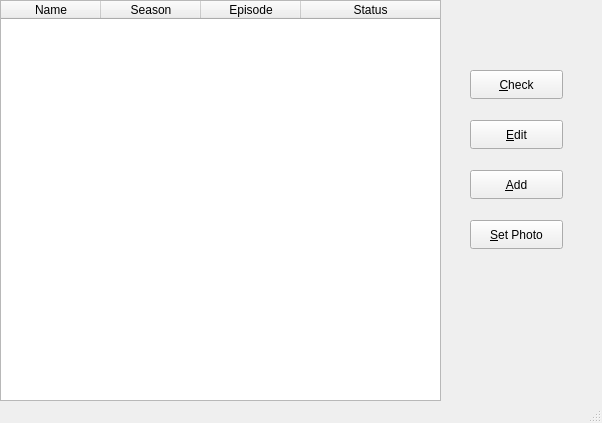
<?xml version="1.0" encoding="UTF-8"?>
<ui version="4.0">
 <class>MainWindow</class>
 <widget class="QMainWindow" name="MainWindow">
  <property name="geometry">
   <rect>
    <x>0</x>
    <y>0</y>
    <width>602</width>
    <height>423</height>
   </rect>
  </property>
  <property name="windowTitle">
   <string>MainWindow</string>
  </property>
  <widget class="QWidget" name="centralwidget">
   <widget class="QTableWidget" name="seriesTableWidget">
    <property name="geometry">
     <rect>
      <x>0</x>
      <y>0</y>
      <width>441</width>
      <height>401</height>
     </rect>
    </property>
    <property name="sizePolicy">
     <sizepolicy hsizetype="Maximum" vsizetype="Expanding">
      <horstretch>0</horstretch>
      <verstretch>0</verstretch>
     </sizepolicy>
    </property>
    <attribute name="horizontalHeaderCascadingSectionResizes">
     <bool>true</bool>
    </attribute>
    <attribute name="horizontalHeaderStretchLastSection">
     <bool>true</bool>
    </attribute>
    <attribute name="verticalHeaderCascadingSectionResizes">
     <bool>false</bool>
    </attribute>
    <column>
     <property name="text">
      <string>Name</string>
     </property>
    </column>
    <column>
     <property name="text">
      <string>Season</string>
     </property>
    </column>
    <column>
     <property name="text">
      <string>Episode</string>
     </property>
    </column>
    <column>
     <property name="text">
      <string>Status</string>
     </property>
    </column>
   </widget>
   <widget class="QPushButton" name="checkPushButton">
    <property name="geometry">
     <rect>
      <x>470</x>
      <y>70</y>
      <width>93</width>
      <height>29</height>
     </rect>
    </property>
    <property name="text">
     <string>&amp;Check</string>
    </property>
   </widget>
   <widget class="QPushButton" name="editPushButton">
    <property name="geometry">
     <rect>
      <x>470</x>
      <y>120</y>
      <width>93</width>
      <height>29</height>
     </rect>
    </property>
    <property name="text">
     <string>&amp;Edit</string>
    </property>
   </widget>
   <widget class="QPushButton" name="addPushButton">
    <property name="geometry">
     <rect>
      <x>470</x>
      <y>170</y>
      <width>93</width>
      <height>29</height>
     </rect>
    </property>
    <property name="text">
     <string>&amp;Add</string>
    </property>
   </widget>
   <widget class="QPushButton" name="setPhotoPushButton">
    <property name="geometry">
     <rect>
      <x>470</x>
      <y>220</y>
      <width>93</width>
      <height>29</height>
     </rect>
    </property>
    <property name="text">
     <string>&amp;Set Photo</string>
    </property>
   </widget>
  </widget>
  <widget class="QStatusBar" name="statusbar"/>
 </widget>
 <resources/>
 <connections>
  <connection>
   <sender>addPushButton</sender>
   <signal>clicked()</signal>
   <receiver>addPushButton</receiver>
   <slot>hide()</slot>
   <hints>
    <hint type="sourcelabel">
     <x>516</x>
     <y>184</y>
    </hint>
    <hint type="destinationlabel">
     <x>516</x>
     <y>184</y>
    </hint>
   </hints>
  </connection>
 </connections>
</ui>
